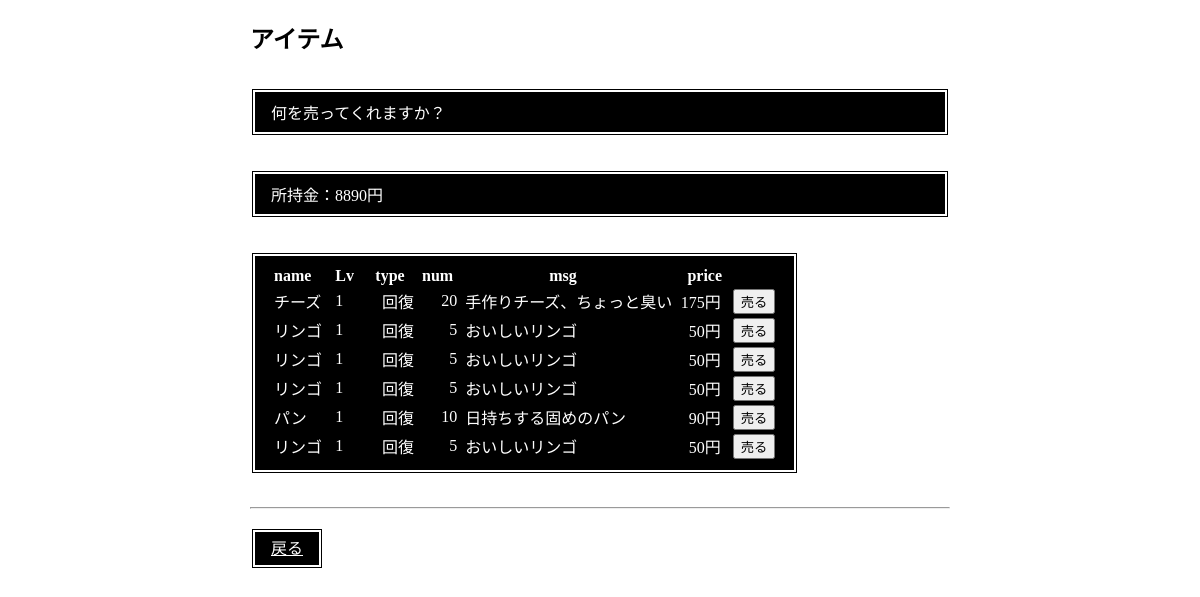
The page /menu/shop_sell/7 on the database its author committed.
### menu/models.py (models this page shows, shortened)
class Account(models.Model):
    name = models.CharField(null=True, max_length=20)
    money = models.IntegerField(default=0)

class Items(models.Model):
    account = models.ForeignKey(Account, on_delete=models.CASCADE)
    item_name = models.CharField(null=True, max_length=10)
    item_lv = models.IntegerField(default=0, validators=[MinValueValidator(0), \
                                                         MaxValueValidator(50)])
    item_type = models.CharField(null=True, max_length=10)
    item_num = models.IntegerField(default=0, validators=[MinValueValidator(0),\
                                                          MaxValueValidator(50)])
    item_comment = models.CharField(null=True, max_length=20)

class ItemData(models.Model):
    name = models.CharField(null=True, max_length=10)
    lv = models.IntegerField(default=0, validators=[MinValueValidator(0), \
                                                         MaxValueValidator(50)])
    type = models.CharField(null=True, max_length=10)
    num = models.IntegerField(default=0, validators=[MinValueValidator(0),\
                                                          MaxValueValidator(50)])
    comment = models.CharField(null=True, max_length=20)
    price = models.IntegerField(default=0, validators=[MinValueValidator(0)])

### menu/views.py (the view, shortened to what this page needs)
# urls.py: path('shop_sell/<int:num>', views.shop_sell, name='shop_sell'),
def shop_sell(request, num):
    item_db = ItemData.objects.all()
    data = Account.objects.get(id=num)
    num = data.items_set.all().count()
    m = '何を売ってくれますか？'
    params = {
            'title': 'アイテム',
            'msg': m,
            'data': data,
            'item_db': item_db,
            'var': 2
            }
    return render(request, 'menu/shop_sell.html', params)

### menu/templates/menu/shop_sell.html (shortened to what this page needs)
{% load static %}
<!doctype html>
<html lang="ja">
<head>
  <link rel="stylesheet" type="text/css"
   href="{% static 'menu/css/style.css' %}" >
</head>
<body>
<div class="middle">
  <h2>{{title}}</h2>
  <div class="msg"><p>{{msg}}</p></div>
  <p class="msg">所持金：{{data.money}}円</p>
    <table class="msg">
  <tr>
    <th nowrap>name &emsp;</th>
    <th nowrap>Lv &nbsp;</th>
    <th nowrap>type&nbsp;</th>
    <th nowrap>num &nbsp;</th>
    <th nowrap>&emsp;&emsp;&emsp;&emsp;&emsp;
        msg
        &emsp;&emsp;&emsp;&emsp;&emsp;&emsp;</th>
    <th>&nbsp;price&nbsp;</th>
    <th></th>
  </tr>
  {% for i in data.items_set.all %}
  <tr>
    <td nowrap>{{i.item_name}}&nbsp;</td>
    <td nowrap>{{i.item_lv}}&nbsp;</td>
    <td nowrap>&emsp;{{i.item_type}}&nbsp;</td>
    <td nowrap align="right">{{i.item_num}}&nbsp;</td>
    <td>{{i.item_comment}}</td>
    {% for x in item_db %}
          {% if x.name == i.item_name %}
            <td nowrap align="right">{{ x.price }}円 &nbsp;</td>
          {% endif %}
    {% endfor %}
    <td>
      <form action="#" method="post">
        <input type="submit" name="{{i.item_name}}'{{i.id}}" value="売る"></form></td>
  </tr>
  {% endfor %}
  <table>
  <hr></hr>
  <br>
  <a href="{% url 'item_shop' data.id %}" class="msg">戻る</a>
</body>
</html>

### menu/static/menu/css/style.css (style rules this page uses)
.middle { width: 100%; margin: 0 auto; max-width: 700px; }
.msg { padding: 0.5em 1em; margin: 2em 0; border: double 5px #ffffff; background: #000000; color: #ffffff; }
.msg p { margin: 0; padding: 0; }

### rows shown on the page
Account: money "8890"
Items: item_name "チーズ", item_lv "1", item_type "回復", item_num "20", item_comment "手作りチーズ、ちょっと臭い"
ItemData: price "175"
Items: item_name "リンゴ", item_lv "1", item_type "回復", item_num "5", item_comment "おいしいリンゴ"
ItemData: price "50"
Items: item_name "リンゴ", item_lv "1", item_type "回復", item_num "5", item_comment "おいしいリンゴ"
Items: item_name "リンゴ", item_lv "1", item_type "回復", item_num "5", item_comment "おいしいリンゴ"
Items: item_name "パン", item_lv "1", item_type "回復", item_num "10", item_comment "日持ちする固めのパン"
ItemData: price "90"
Items: item_name "リンゴ", item_lv "1", item_type "回復", item_num "5", item_comment "おいしいリンゴ"

### other values the page prints
{{ title }} "アイテム"
{{ msg }} "何を売ってくれますか？"
